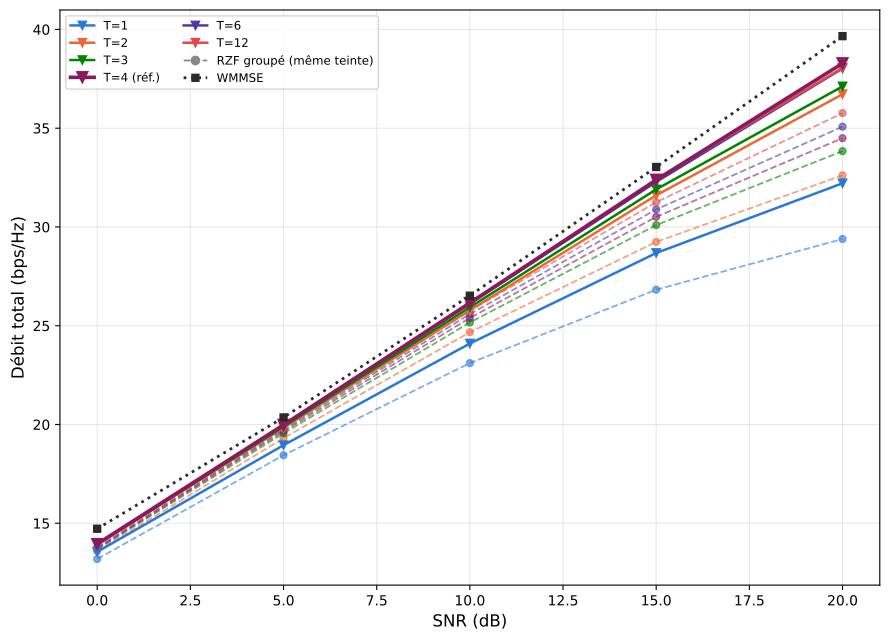

Python code for this plot:
"""
figC_sumrate_snr_T.py — Figure C : débit somme vs SNR pour TA-RB
(Agrégation par RB, résiduel) pour les 6 T ∈ {1,2,3,4,6,12}, + RZF
groupé à compression équivalente par T + WMMSE en repère.

**Couleurs** (2e révision, demande utilisateur) : le dégradé séquentiel
magenta (1ère révision) rendait les 6 T trop proches visuellement,
notamment les pointillés RZF-groupé difficiles à associer à leur T.
Remplacé par une **palette catégorielle à 6 teintes bien distinctes**
(palette de référence dataviz, sous-ensemble à plus fort contraste
mutuel) -- TA-RB (plein) et son RZF-groupé (pointillé, même teinte)
restent appariés par couleur pour un même T, mais chaque T est
maintenant immédiatement identifiable.

T=4 = référence TA-RB (meilleur %WMMSE moyen du sweep, moins cher que
T=6/T=12, cf. Figure B) -- mis en évidence (marqueur plus grand).

Usage: python3 figC_sumrate_snr_T.py  (depuis results/figures_final/, CPU)
"""
import json
import numpy as np
import matplotlib
matplotlib.use('Agg')
import matplotlib.pyplot as plt

DATA_DIR = '../../'

T_VALUES = [1, 2, 3, 4, 6, 12]
T_RECOMMENDED = 4
SNR_NEURAL = [0.0, 5.0, 10.0, 15.0, 17.5, 20.0]
SNR_RZF = [0.0, 10.0, 20.0]

# 6 teintes catégorielles distinctes (palette de référence dataviz, sous-ensemble
# à fort contraste mutuel -- évite les paires adjacentes faibles yellow/aqua) :
T_COLORS = {1: '#2a78d6', 2: '#eb6834', 3: '#008300', 4: '#8b1a5c',
            6: '#4a3aa7', 12: '#e34948'}

classical = np.load(DATA_DIR + 'classical_comparison_M8K4.npy', allow_pickle=True).item()
snr_classical = classical['snr']

tsweep = {T: json.load(open(DATA_DIR + f'diag_tarb_residual_signed_attn_T{T}_train.json'))['evals']
          for T in T_VALUES}
rzf_grouped = json.load(open(DATA_DIR + 'diag_rzf_grouped_for_tsweep.json'))

fig, ax = plt.subplots(figsize=(9, 6.5))

for T in T_VALUES:
    c = T_COLORS[T]
    is_ref = (T == T_RECOMMENDED)
    y_n = [tsweep[T][f'{s:.1f}'] for s in SNR_NEURAL]
    ax.plot(SNR_NEURAL, y_n, color=c, marker='v', linestyle='-',
            linewidth=2.6 if is_ref else 1.8, markersize=8 if is_ref else 6,
            label=f'T={T}' + (' (réf.)' if is_ref else ''), zorder=4 if is_ref else 3)

    y_r = [rzf_grouped[str(T)]['rates'][f'{s:.1f}'] for s in SNR_RZF]
    ax.plot(SNR_RZF, y_r, color=c, marker='o', linestyle='--',
            linewidth=1.3, markersize=5, alpha=0.6, zorder=2)

ax.plot([], [], color='#888888', marker='o', linestyle='--', linewidth=1.3,
        label='RZF groupé (même teinte)')
ax.plot(snr_classical, classical['wmmse'], color='#2a2a2a', marker='s', linestyle=':',
        linewidth=2, markersize=5, label='WMMSE', zorder=5)

ax.set_xlabel('SNR (dB)', fontsize=12)
ax.set_ylabel('Débit total (bps/Hz)', fontsize=12)
ax.legend(fontsize=8.5, loc='upper left', ncol=2)
ax.grid(True, alpha=0.3)
fig.tight_layout()
fig.savefig('figC_sumrate_snr_T.png', dpi=200, bbox_inches='tight')
fig.savefig('figC_sumrate_snr_T.pdf', bbox_inches='tight')
plt.close(fig)

out = {'neural_by_T': {str(T): tsweep[T] for T in T_VALUES},
       'rzf_grouped_by_T': rzf_grouped,
       'wmmse_ref': {'snr': list(snr_classical), 'rate': list(classical['wmmse'])},
       'T_recommended': T_RECOMMENDED}
with open('figC_sumrate_snr_T.json', 'w') as f:
    json.dump(out, f, indent=2)
print('✅ Figure C -> figC_sumrate_snr_T.{png,pdf,json}')
